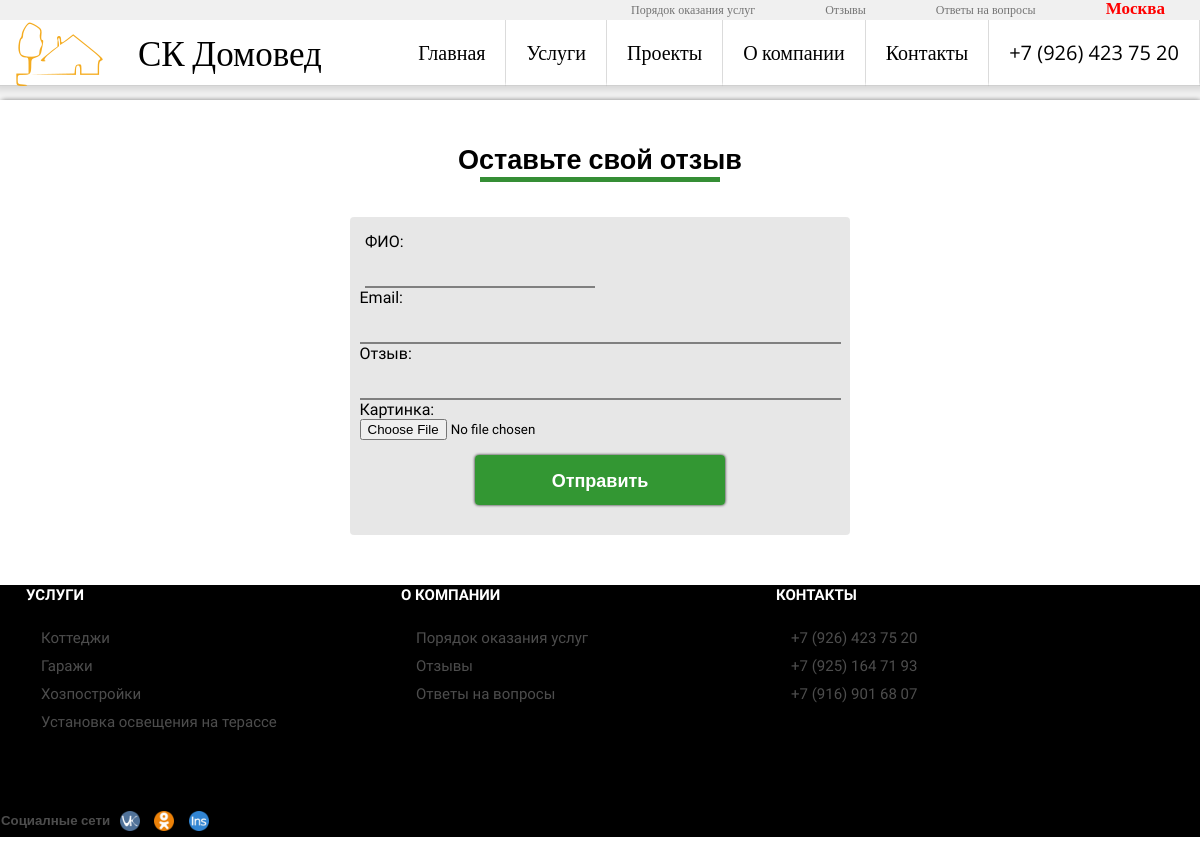
The page /feedback/ on the database its author committed.
### service/models.py (models this page shows, shortened)
class BaseCategory(models.Model):
        name = models.CharField(default="Название категории/услуги", max_length=50, verbose_name="Название категории/услуги")
        title= models.CharField(default="Заголовок страницы!", max_length=80,verbose_name="Title")
        boolVisible = models.BooleanField(default=False, verbose_name="Опубликовать")
        metaDescription = models.CharField(default="Категория", max_length=50, verbose_name="meta Description")
        keywords = models.CharField(max_length=180, blank=True, null=True)
        boolShowOnMain = models.BooleanField(default=False, verbose_name="Публиковать вместе с категориями")
        slug = models.CharField(unique=True,max_length=200)
        class Meta:
            abstract = True

class Category(BaseCategory):
    description=models.CharField(default="", max_length=300,verbose_name="Описание")
    boolShowOnMain = models.BooleanField(default=False, verbose_name="Публиковать вместе с категориями")
    image = models.ImageField(upload_to=make_upload_path,
                              blank=True,
                              default='',
                              verbose_name="Картинка")
    image_small = ImageSpecField(source='image',
                                 processors=[ResizeToFill(250, 250)],
                                 format='JPEG',
                                 options={'quality': 60})
    image_large = ImageSpecField(source='image',
                                 processors=[ResizeToFill(840, 500)],
                                 format='JPEG',
                                 options={'quality': 60})
    class Meta:
        verbose_name="Категория"
        verbose_name_plural="Категории"

class SubCategory(BaseCategory):
    category=models.ForeignKey(Category,default=1)
    description=models.TextField(default="",verbose_name="Комплектация")
    image = models.ImageField(upload_to=make_upload_path,
                              blank=True,
                              default='',
                              verbose_name="Картинка")
    image_small = ImageSpecField(source='image',
                                 processors=[ResizeToFill(250, 250)],
                                 format='JPEG',
                                 options={'quality': 60})
    image_middle = ImageSpecField(source='image',
                                 processors=[ResizeToFill(660, 500)],
                                 format='JPEG',
                                 options={'quality': 100})
    image_large = ImageSpecField(source='image',
                                 processors=[ResizeToFill(840, 500)],
                                 format='JPEG',
                                 options={'quality': 70})
    class Meta:
        verbose_name="Подкатегория"
        verbose_name_plural="Подкатегории"

### good/views.py (the view, shortened to what this page needs)
# urls.py: url(r'^feedback/$',getOpinion,name="feedback"),
def getOpinion(request):
      args={}
      args.update(csrf(request))
      args['form']=leaveOpinionForm
      return render_to_response('feedback.html', args)

### good/templatetags/goodtags.py (called while the page is built)
@register.inclusion_tag('breadcrops.html')
def breadcrops(listing):
    url=''
    for cr in listing:
        url=url+'/'+cr[1]
        cr[1]=url
    crops=listing
    leng=len(crops)
    return {'crops':crops,'leng':leng}

### service/templatetags/servicetags.py (called while the page is built)
@register.inclusion_tag("footerListService.html")
def footerListService():
    args={}
    category=Category.objects.filter(boolVisible=True)[0:5]
    args['category']=category
    if category.count()<5:
        count=5-category.count()
        args['subcategory']=SubCategory.objects.filter(boolVisible=True, boolShowOnMain=True)[0:count]
    return args

### good/templates/feedback.html (shortened to what this page needs)
{% extends 'base.html' %}
{% block 'content' %}
    <div class="sectionIndex">
   <div class="titleName">
			<h1>Оставьте свой отзыв
				<div class="linetitlename"></div>
			</h1>
			</div>
            <div class="listing">
            <div class="">
                <form  enctype="multipart/form-data" action="{% url 'feedback' %}" method="post">
                 <div class="question" style="border: none;box-shadow: none;">
                        <div class="info" style="float: inherit">
                            {{ form.name.label_tag }}<br>{{ form.name }}
                        </div>
                      <div class="infoQuestion">
                            {{ form.email.label_tag }}<br>{{ form.email }}
                        </div>
                      <div class="infoQuestion">
                            {{ form.opinion.label_tag }}<br>{{  form.opinion }}
                        </div>
                        <div class="infoQuestion">
                            {{ form.image.label_tag }}<br>{{  form.image }}
                        </div>
<input type="submit" value="Отправить">
                   </div>
                </form>
            </div>
{% endblock %}

### service/templates/footerListService.html
{% for i in category %}
    <a href="{% url 'ServiceCategory' i.slug %}"><li>{{ i.name }}</li></a>
{% endfor %}
{% for i in subcategory %}
    <a href="{% url 'Services' i.category.slug i.slug %}"><li>{{ i.name }}</li></a>
{% endfor %}

### good/static/css/style2.css (style rules this page uses)
* { padding:0; margin: 0; }
a { color: black; text-decoration: none; font-family: 'Lora', serif; }
html { font-family: 'Open Sans', sans-serif; min-height: 100%; padding: 0px; position: relative; min-width:100%; background-color: rgba(149, 149, 149, 0.08); }
body { background-color: white; margin: auto; width: 1200px; min-height: 100%; border-radius: 4px!important; -webkit-box-shadow: 1px 1px 5px 1px rgba(0,0,0,0.5); box-shadow: 1px 1px 5px 1px rgba(0,0,0,0.5); }
footer ul li { font-family: 'Open Sans Condensed', sans-serif; font-size: 15px; list-style: none; margin-top: 10px; margin-left: 15px; color: rgba(113, 113, 113, 0.68); }
.sectionIndex { display: box; display: -ms-box; }
.listing { max-width: 1200px; }
.listing::after { content:' '; clear: both; display: block; }
.titleName { width: 100%; margin: auto; }
.titleName>h2,.titleName>h1,.titleName>h3 { font-family: 'Open Sans', sans-serif; font-size: 27px; margin: 15px auto 35px auto; padding-top: 20px; text-align: center; }
.titleName .linetitlename { background-color: green; margin: auto; width: 20%; height: 5px; -webkit-transition: 1s; -o-transition: 1s; transition: 1s; background-color:#037203cc; }
.question { width: 500px; margin: auto; background-color: rgba(92, 92, 92,0.15); -ms-flex-pack: distribute; justify-content: space-around; -webkit-box-shadow: 0.5px 1px 1px 0.1px black; box-shadow: 0.5px 1px 1px 0.1px black; border-radius: 4px; padding:15px 0px 20px 0px; }
form { width: 100%; padding: 0; margin: 0; }
.question * { font-family: 'Open Sans Condensed', sans-serif; background-color: transparent; }
.question .info { width: 230px; float: left; margin-left: 15px; }
.question input[type='text'],.question input[type='email'] { border:none; border-bottom: 2px solid grey; width: 100%; height: 35px; }
.question .infoQuestion { width: 481px; margin:auto; }
.question input[type='submit'] { border:none; font-family: 'Open Sans', sans-serif; color: white; height: 50px; line-height: 50px; font-size: 18px; font-weight: bolder; text-align: center; width: 50%; padding: 0; margin:15px 25% 10px 25%; left: 0; top:0; background-color: rgba(0, 128, 0, 0.78); -webkit-transition: 0.3s; -o-transition: 0.3s; transition: 0.3s; border-radius: 4px; -webkit-box-shadow: 0px 0px 3px 0.1px rgba(0, 0, 0, 0.90); box-shadow: 0px 0px 3px 0.1px rgba(0, 0, 0, 0.90); }

### rows shown on the page
Category: name "Коттеджи"
Category: name "Гаражи"
Category: name "Хозпостройки"
SubCategory: name "Установка освещения на терассе"
